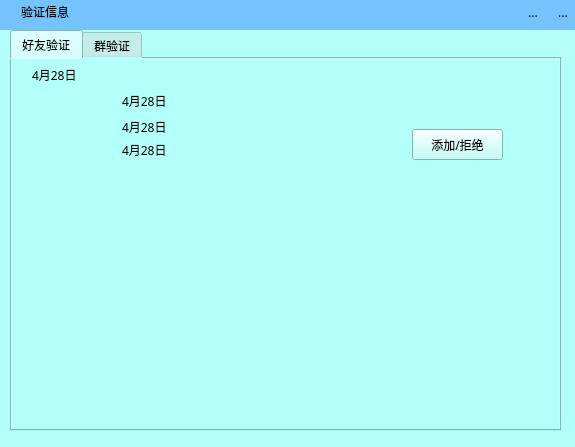
<?xml version="1.0" encoding="UTF-8"?>
<ui version="4.0">
 <class>Verify</class>
 <widget class="QWidget" name="Verify">
  <property name="geometry">
   <rect>
    <x>0</x>
    <y>0</y>
    <width>575</width>
    <height>447</height>
   </rect>
  </property>
  <property name="windowTitle">
   <string>Form</string>
  </property>
  <property name="styleSheet">
   <string notr="true">*{font-family:Microsoft YaHei;}
#Verify{
background-color: rgb(116, 195, 255);
}</string>
  </property>
  <layout class="QVBoxLayout" name="verticalLayout">
   <property name="leftMargin">
    <number>0</number>
   </property>
   <property name="topMargin">
    <number>0</number>
   </property>
   <property name="rightMargin">
    <number>0</number>
   </property>
   <property name="bottomMargin">
    <number>0</number>
   </property>
   <item>
    <layout class="QHBoxLayout" name="horizontalLayout">
     <item>
      <widget class="QLabel" name="label">
       <property name="maximumSize">
        <size>
         <width>15</width>
         <height>15</height>
        </size>
       </property>
       <property name="font">
        <font>
         <family>Microsoft YaHei</family>
         <stylestrategy>PreferAntialias</stylestrategy>
        </font>
       </property>
       <property name="styleSheet">
        <string notr="true">border-image: url(:/lib/yinshenim.png);</string>
       </property>
       <property name="text">
        <string/>
       </property>
      </widget>
     </item>
     <item>
      <widget class="QLabel" name="label_2">
       <property name="font">
        <font>
         <family>Microsoft YaHei</family>
         <stylestrategy>PreferAntialias</stylestrategy>
        </font>
       </property>
       <property name="text">
        <string>验证信息</string>
       </property>
      </widget>
     </item>
     <item>
      <widget class="QToolButton" name="toolButton">
       <property name="font">
        <font>
         <family>Microsoft YaHei</family>
         <stylestrategy>PreferAntialias</stylestrategy>
        </font>
       </property>
       <property name="text">
        <string>...</string>
       </property>
       <property name="icon">
        <iconset resource="libres.qrc">
         <normaloff>:/lib/zuixiaohua.png</normaloff>:/lib/zuixiaohua.png</iconset>
       </property>
       <property name="autoRaise">
        <bool>true</bool>
       </property>
      </widget>
     </item>
     <item>
      <widget class="QToolButton" name="toolButton_2">
       <property name="font">
        <font>
         <family>Microsoft YaHei</family>
         <stylestrategy>PreferAntialias</stylestrategy>
        </font>
       </property>
       <property name="text">
        <string>...</string>
       </property>
       <property name="icon">
        <iconset resource="libres.qrc">
         <normaloff>:/lib/guanbi.png</normaloff>:/lib/guanbi.png</iconset>
       </property>
       <property name="autoRaise">
        <bool>true</bool>
       </property>
      </widget>
     </item>
    </layout>
   </item>
   <item>
    <widget class="QWidget" name="widget" native="true">
     <property name="minimumSize">
      <size>
       <width>0</width>
       <height>417</height>
      </size>
     </property>
     <property name="font">
      <font>
       <family>Microsoft YaHei</family>
       <stylestrategy>PreferAntialias</stylestrategy>
      </font>
     </property>
     <property name="styleSheet">
      <string notr="true">background-color: rgb(179, 255, 250);</string>
     </property>
     <widget class="QTabWidget" name="tabWidget">
      <property name="geometry">
       <rect>
        <x>10</x>
        <y>0</y>
        <width>551</width>
        <height>401</height>
       </rect>
      </property>
      <property name="font">
       <font>
        <family>Microsoft YaHei</family>
        <stylestrategy>PreferAntialias</stylestrategy>
       </font>
      </property>
      <property name="currentIndex">
       <number>0</number>
      </property>
      <widget class="QWidget" name="tab">
       <attribute name="title">
        <string>好友验证</string>
       </attribute>
       <widget class="QLabel" name="label_3">
        <property name="geometry">
         <rect>
          <x>20</x>
          <y>10</y>
          <width>54</width>
          <height>12</height>
         </rect>
        </property>
        <property name="font">
         <font>
          <family>Microsoft YaHei</family>
          <stylestrategy>PreferAntialias</stylestrategy>
         </font>
        </property>
        <property name="text">
         <string>4月28日</string>
        </property>
       </widget>
       <widget class="QLabel" name="label_5">
        <property name="geometry">
         <rect>
          <x>110</x>
          <y>32</y>
          <width>54</width>
          <height>20</height>
         </rect>
        </property>
        <property name="font">
         <font>
          <family>Microsoft YaHei</family>
          <stylestrategy>PreferAntialias</stylestrategy>
         </font>
        </property>
        <property name="text">
         <string>4月28日</string>
        </property>
       </widget>
       <widget class="QLabel" name="label_6">
        <property name="geometry">
         <rect>
          <x>110</x>
          <y>60</y>
          <width>54</width>
          <height>16</height>
         </rect>
        </property>
        <property name="font">
         <font>
          <family>Microsoft YaHei</family>
          <stylestrategy>PreferAntialias</stylestrategy>
         </font>
        </property>
        <property name="text">
         <string>4月28日</string>
        </property>
       </widget>
       <widget class="QLabel" name="label_7">
        <property name="geometry">
         <rect>
          <x>110</x>
          <y>80</y>
          <width>54</width>
          <height>21</height>
         </rect>
        </property>
        <property name="font">
         <font>
          <family>Microsoft YaHei</family>
          <stylestrategy>PreferAntialias</stylestrategy>
         </font>
        </property>
        <property name="text">
         <string>4月28日</string>
        </property>
       </widget>
       <widget class="QPushButton" name="pushButton">
        <property name="geometry">
         <rect>
          <x>400</x>
          <y>70</y>
          <width>91</width>
          <height>31</height>
         </rect>
        </property>
        <property name="font">
         <font>
          <family>Microsoft YaHei</family>
          <stylestrategy>PreferAntialias</stylestrategy>
         </font>
        </property>
        <property name="text">
         <string>添加/拒绝</string>
        </property>
       </widget>
       <widget class="QPushButton" name="pushButton_3">
        <property name="geometry">
         <rect>
          <x>20</x>
          <y>40</y>
          <width>61</width>
          <height>61</height>
         </rect>
        </property>
        <property name="font">
         <font>
          <family>Microsoft YaHei</family>
          <stylestrategy>PreferAntialias</stylestrategy>
         </font>
        </property>
        <property name="text">
         <string/>
        </property>
        <property name="iconSize">
         <size>
          <width>55</width>
          <height>55</height>
         </size>
        </property>
        <property name="autoDefault">
         <bool>false</bool>
        </property>
        <property name="default">
         <bool>false</bool>
        </property>
        <property name="flat">
         <bool>true</bool>
        </property>
       </widget>
      </widget>
      <widget class="QWidget" name="tab_2">
       <attribute name="title">
        <string>群验证</string>
       </attribute>
      </widget>
     </widget>
    </widget>
   </item>
  </layout>
 </widget>
 <resources>
  <include location="libres.qrc"/>
 </resources>
 <connections/>
</ui>
